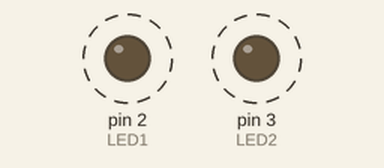
Simulated run of this sketch. Board: Arduino Uno, built with avr-gcc and run on an emulated ATmega328P. On the bench: output pins drawn as LEDs (lit = HIGH). Dashed ring = blinking.

Above: at 0.06 s.
Timing chart, 0 to 4.6 s (numbered marks = the images above):
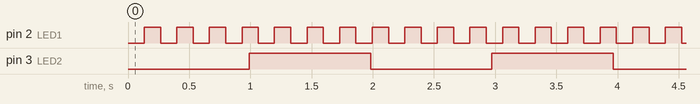

Measured:
- by itself, pin 2 (LED1): alternates HIGH for 0.13 s and LOW for 0.13 s
- by itself, pin 3 (LED2): alternates HIGH for 0.99 s and LOW for 0.99 s

The sketch:

6.1.ino
```cpp
uint32_t PREV;
uint32_t PREV_1;
const uint8_t DELAY_1 = 389;
const uint16_t DELAY_2 = 991;

const uint8_t TIME_ON = 500;

const uint8_t LED1 = 2;
const uint8_t LED2 = 3;

void setup() {
  PREV = millis();
  PREV_1 = millis();
  pinMode(LED1, OUTPUT);
  pinMode(LED2, OUTPUT);
}

void loop() {
  if (millis() - PREV >= DELAY_1) {
    digitalWrite(LED1, !digitalRead(LED1));
    PREV = millis();
  }

  if (millis() - PREV_1 >= DELAY_2) {
    digitalWrite(LED2, !digitalRead(LED2));
    PREV_1 = millis();
  }
}
```
